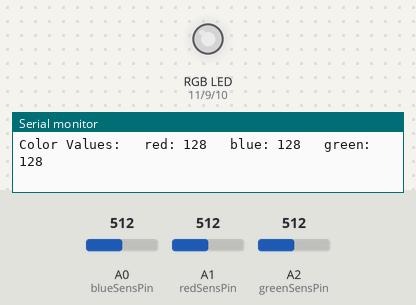
Bench run of a sketch on a simulated Arduino Uno, built with avr-gcc and run on an emulated ATmega328P. Parts: an RGB LED mixed from three pins (HIGH = lit), the last lines printed to the serial monitor. The inputs (shaded band) are chosen by the test bench; at power-on: A0 (blueSensPin) = 512, A1 (redSensPin) = 512, A2 (greenSensPin) = 512. Dim RGB values are drawn brighter than linear.

Above: at 1.2 s.
1.3 s: A0 (blueSensPin) set to 406
At 2.4 s:
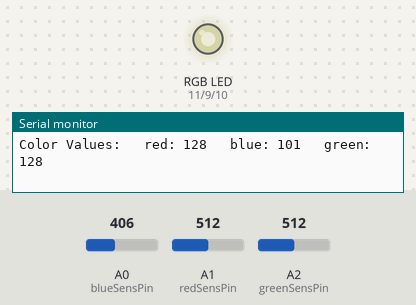
4.3 s: A0 (blueSensPin) set to 386
At 5.6 s:
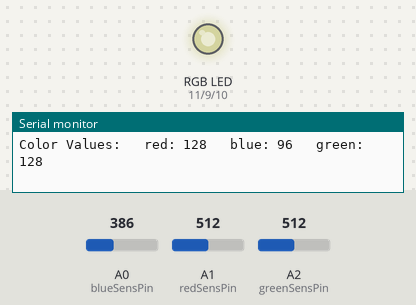
7.3 s: A1 (redSensPin) set to 413
At 7.7 s:
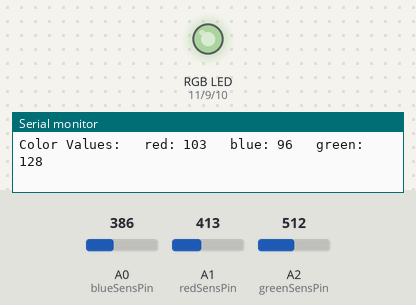
10.3 s: A1 (redSensPin) set to 384
At 11.0 s:
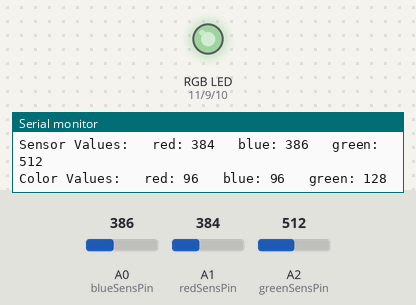
11.9 s: A2 (greenSensPin) set to 410
At 12.7 s:
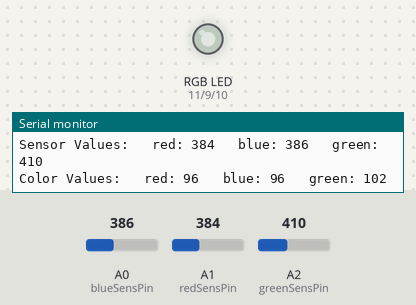
14.9 s: A2 (greenSensPin) set to 387
At 16.0 s:
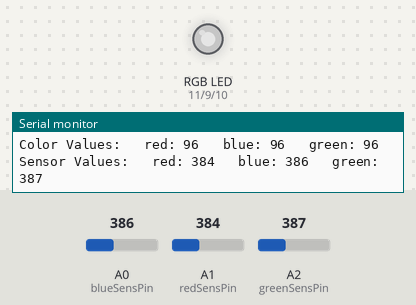
Timing chart, 0 to 17.9 s (numbered marks = the images above; inputs shaded):
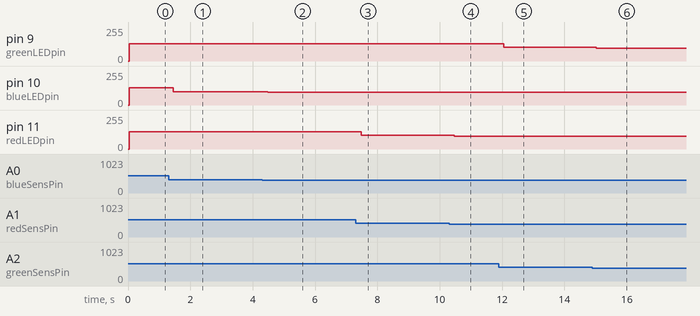

Measured:
- after the input at 1.3 s, pin 10 (blueLEDpin): 128/255 → 101/255 after 0.16 s
- after the input at 4.3 s, pin 10 (blueLEDpin): 101/255 → 96/255 after 0.18 s
- after the input at 7.3 s, pin 11 (redLEDpin): 128/255 → 103/255 after 0.18 s
- after the input at 10.3 s, pin 11 (redLEDpin): 103/255 → 96/255 after 0.17 s
- after the input at 11.9 s, pin 9 (greenLEDpin): 128/255 → 102/255 after 0.15 s
- after the input at 14.9 s, pin 9 (greenLEDpin): 102/255 → 96/255 after 0.11 s

The sketch:

project4.ino
```cpp
const int greenLEDpin= 9;
const int redLEDpin = 11;
const int blueLEDpin = 10;

const int greenSensPin= A2;
const int redSensPin= A1;
const int blueSensPin= A0;

int redVal= 0;
int blueVal= 0;
int greenVal= 0;

int redSens= 0;
int blueSens= 0;
int greenSens= 0;
void setup() {
  Serial.begin(9600);
  pinMode(greenLEDpin, OUTPUT);
  pinMode(redLEDpin, OUTPUT);
  pinMode(blueLEDpin, OUTPUT);
}

void loop() {
  redSens= analogRead(redSensPin);
  delay(5);
  blueSens= analogRead(blueSensPin);
  delay(5);
  greenSens= analogRead(greenSensPin);
  Serial.print("Sensor Values:\t red: ");
  Serial.print(redSens);
  Serial.print("\t blue: ");
  Serial.print(blueSens);
  Serial.print("\t green: ");
  Serial.println(greenSens);
  redVal= redSens/4;
  blueVal= blueSens/4;
  greenVal= greenSens/4;
  Serial.print("Color Values:\t red: ");
  Serial.print(redVal);
  Serial.print("\t blue: ");
  Serial.print(blueVal);
  Serial.print("\t green: ");
  Serial.println(greenVal);
  analogWrite(redLEDpin, redVal);
  analogWrite(greenLEDpin, greenVal);
  analogWrite(blueLEDpin, blueVal);
}
```
